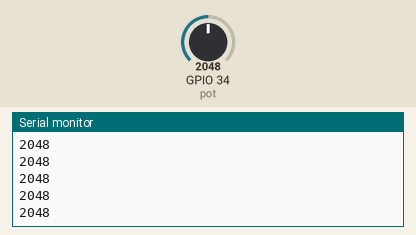
This sketch was run on a simulated ESP32. Parts: the last lines printed to the serial monitor. The inputs (shaded band) are chosen by the test bench; at power-on: GPIO 34 (pot) = 2048.

Above: at 1.2 s.
1.3 s: GPIO 34 (pot) set to 2866
At 2.3 s:
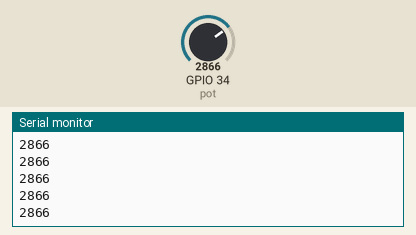
2.8 s: GPIO 34 (pot) set to 3603
At 3.3 s:
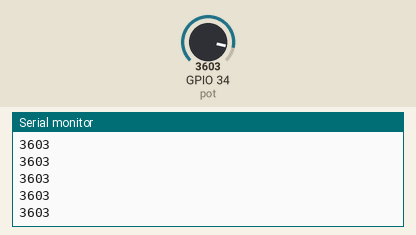
Timing chart, 0 to 5.8 s (numbered marks = the images above; inputs shaded):
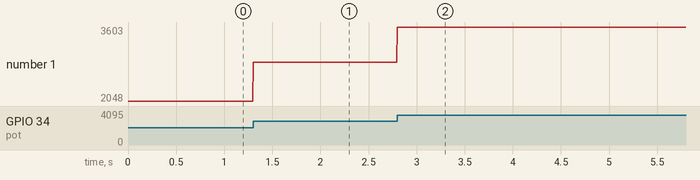

Measured:
- after the input at 1.3 s, the serial monitor: prints a new line at once (image 1)
- after the input at 2.8 s, the serial monitor: prints a new line at once (image 2)
- plotted number 1: 2048 → 2866 after the input at 1.3 s, 2866 → 3603 after the input at 2.8 s

The sketch:

06_-_Potentiometer_and_Serial.ino
```cpp
int pot = 34;

void setup() {
  pinMode (pot, INPUT);
  Serial.begin(9600);
}

void loop() {
  int data = analogRead(pot);
  Serial.println(data);
}
```
